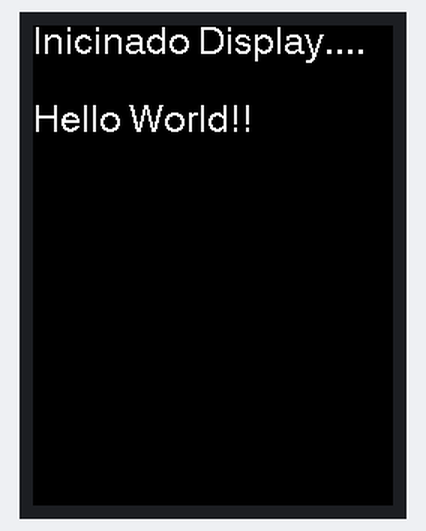
Bench run of a sketch on a simulated ESP32. Shown: 240×320 colour display. What the sketch prints to the serial monitor is not drawn.

Above: at 0.3 s.

The sketch:

Setup_Display_Touch_TFT_e_ESP32_T-CALL.ino
```cpp
/********************************************************************
  AUTOR: WALTER DAWID RETZER

  PROJETO: SETUP DISPLAY TOUCH TFT E ESP32 T-CALL

  VERSION: 1.0.0
  DATA: 21/04/2023

*********************************************************************
  INFORMAÇÕES:

  DISPLAY: TFT SPI TOUCH 3.5' 480 X 320, ILI9488
  ESP32: LILYGO-T-CALL-SIM800L V1.3


 *********************************************************************
  CONFIGURAÇÃO DOS BORNES DO PROTÓTIPO:

  DISPLAY TFT       ESP32
  PIN VDO           3V3
  PIN GND           GND
  PIN CS            PIN 15
  PIN RST           PIN 0
  PIN D/C           PIN 02
  PIN SDI(MOSI)     PIN 13 (MOSI/SDA/SDI)
  PIN SCK           PIN 14
  PIN BL            PIN 22 OU 3V3
  PIN SDO (MISO)    NOT CONNECTED
  PIN TCK           PIN 14
  PIN TCS           PIN 19
  PIN TDI (MOSI)    PIN 13 (MOSI/SDA/SDI)
  PIN TDO (MISO)    PIN 12 (MISO/SDO)
  PIN PEN           NOT CONNECTED

***********************************************************************/
// Código:

#include <SPI.h>
#include <TFT_eSPI.h>

TFT_eSPI tft = TFT_eSPI();

void setup(void) {

  tft.init();

  tft.fillScreen(TFT_BLACK);
  tft.setCursor(0, 0, 4);
  tft.setTextColor(TFT_WHITE, TFT_BLACK);
  tft.println("Inicinado Display....\n");
  tft.println("Hello World!!");

  delay(5000);

  tft.fillScreen(TFT_BLACK);
  delay(5000);

  tft.fillScreen(TFT_WHITE);
  delay(5000);

  tft.fillScreen(TFT_RED);
  delay(5000);

  tft.fillScreen(TFT_GREEN);
  delay(5000);

  tft.fillScreen(TFT_BLUE);
  delay(5000);
}

void loop() {

  uint16_t x, y;

  tft.getTouchRaw(&x, &y);

  Serial.printf("x: %i     ", x);

  Serial.printf("y: %i     ", y);

  Serial.printf("z: %i \n", tft.getTouchRawZ());

  delay(250);
}
```
